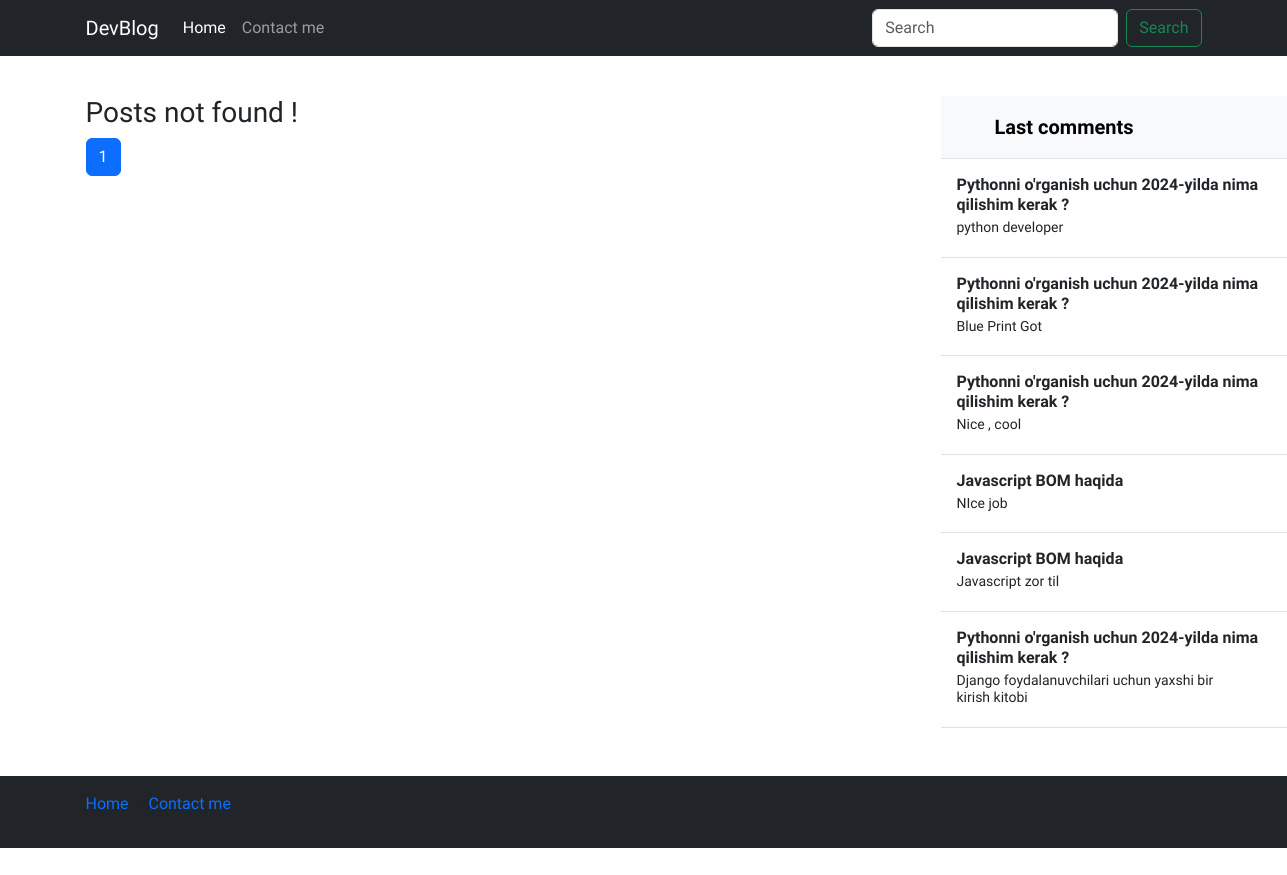
Page /front-end/posts on the committed database.
### blog/models.py (models this page shows, shortened)
class Comment(models.Model):
    author = models.CharField(verbose_name="Comment author",max_length=100,blank=False)
    comment = models.TextField(verbose_name="Comment")
    post = models.ForeignKey(Post, on_delete=models.CASCADE, related_name='comments')

class Post(models.Model):
    title = models.CharField(verbose_name="Post title",max_length=550)
    body = models.TextField(verbose_name="Post body")
    author = models.CharField(verbose_name="Post author",default="Admin",max_length=100)
    category = models.ForeignKey(Category, on_delete=models.PROTECT,related_name='posts')
    tag = models.ManyToManyField(Tag)
    views = models.PositiveIntegerField(default=0)
    publish_date = models.DateTimeField(verbose_name="Published time",auto_now_add=True)
    published = models.BooleanField(default=True)
    on_top = models.BooleanField(default=False)

### blog/views.py (the view)
# urls.py: path("<category_slug>/posts", views.category_list, name='category_list'),
def category_list(request,category_slug):
    category = Category.objects.get(slug=category_slug)
    posts = Post.objects.filter(category=category)
    last_comments = Comment.objects.all().order_by("-id")[:10]
    paginator = Paginator(posts, 3)
    page_number = request.GET.get("page")
    page_obj = paginator.get_page(page_number)
    return render(request,"index.html",context={"page_obj":page_obj,"last_comments":last_comments} )

### templates/index.html (shortened to what this page needs)
{% load static %}
<!DOCTYPE html>
<html lang="en">
  <head>
    <link rel="stylesheet" href="{% static 'css/style.css' %}" />
    <link
      rel="stylesheet"
      href="https://cdn.jsdelivr.net/npm/bootstrap-icons@1.11.3/font/bootstrap-icons.min.css"
    />
    <link
      href="https://cdn.jsdelivr.net/npm/bootstrap@5.3.2/dist/css/bootstrap.min.css"
      rel="stylesheet"
    />
  </head>
  <body>
    <header>
      <nav class="navbar navbar-expand-md navbar-dark bg-dark mb-4">
        <div class="container">
          <a class="navbar-brand" href="/">DevBlog</a>
          <div class="collapse navbar-collapse" id="navbarCollapse">
            <ul class="navbar-nav me-auto mb-2 mb-md-0">
              <li class="nav-item">
                <a class="nav-link active" aria-current="page" href="#">Home</a>
              </li>
              <li class="nav-item">
                <a class="nav-link" href="#">Contact me</a>
              </li>
            </ul>
            <form
              class="d-flex"
              role="search"
              action="{% url 'blog:search' %}"
              method="get"
            >
              <input
                class="form-control me-2"
                name="query"
                type="search"
                placeholder="Search"
                aria-label="Search"
                control-id="ControlID-1"
              />
              <button
                class="btn btn-outline-success"
                type="submit"
                control-id="ControlID-2"
              >
                Search
              </button>
            </form>
          </div>
        </div>
      </nav>
    </header>
    <main>
      <section>
        <div class="container-md">
          <div class="row">
            <div class="col-sm-12 col-md-9">
              {% for post in page_obj %}
              <div class="card mb-3">
                <div class="card-body">
                  <div class="content">
                    <a
                      href="{% url 'blog:detail' post.id %}"
                      class="text-decoration-none"
                    >
                      <h4 class="card-title fw-bold">{{post.title}}</h4></a
                    >
                    <p class="card-text">{{post.body|truncatewords:'35'}}</p>
                    {% for tag in post.tag.all %}
                    <span class="badge rounded-pill text-bg-secondary"
                      >{{tag.name}}</span
                    >
                    {% endfor %}
                    <br />
                    <span class="badge bg-primary rounded-pill">
                      <i class="bi bi-list-stars"></i>
                      {{post.ratings.all.count}}
                    </span>
                    <span class="badge bg-primary rounded-pill">
                      <i class="bi bi-eye"></i>
                      {{post.views}}
                    </span>
                    <span class="badge bg-primary rounded-pill">
                      <i class="bi bi-chat-square-text"></i>
                      {{post.comments.all.count}}
                    </span>
                    <a
                      href="{% url 'blog:detail' post.id %}"
                      class="btn btn-secondary float-end"
                      >Read</a
                    >
                  </div>
                </div>
              </div>
              {% empty %}
              <h3>Posts not found !</h3>
              {% endfor %}
              <nav aria-label="...">
                <ul class="pagination">
                  {% for page in page_obj.paginator.page_range %}
                  <li class="page-item {% if page_obj.number == page %} active {% endif %}">
                    <a class="page-link" href="?page={{ page }}">{{ page }}</a>
                  </li>
                  {% endfor %}
                </ul>
              </nav>
            </div>
            <div class="col-sm-none col-md-3">
              <div
                class="d-flex flex-column align-items-stretch flex-shrink-0 bg-body-tertiary"
                style="width: 380px"
              >
                <a
                  href="/"
                  class="d-flex align-items-center flex-shrink-0 p-3 link-body-emphasis text-decoration-none border-bottom"
                >
                  <svg class="bi pe-none me-2" width="30" height="24">
                    <use xlink:href="#bootstrap"></use>
                  </svg>
                  <span class="fs-5 fw-semibold">Last comments</span>
                </a>
                <div
                  class="list-group list-group-flush border-bottom scrollarea"
                >
                  {% for comment in last_comments %}
                  <a
                    href="{% url 'blog:detail' comment.post.id %}"
                    class="list-group-item list-group-item-action py-3 lh-sm"
                  >
                    <div
                      class="d-flex w-100 align-items-center justify-content-between"
                    >
                      <strong class="mb-1">{{comment.post.title}}</strong>
                    </div>
                    <div class="col-10 mb-1 small">{{comment.comment}}</div>
                  </a>
                  {% endfor %}
                </div>
              </div>
            </div>
          </div>
        </div>
      </section>
    </main>
    <footer class="footer mt-auto text-white-50 bg-dark">
      <div class="container">
        <div class="row my-5">
          <div class="col-12">
            <nav
              style="--bs-breadcrumb-divider: '|'"
              aria-label="breadcrumb"
              class="py-3"
            >
              <ol class="breadcrumb">
                <li class="breadcrumb-item">
                  <a href="/" class="text-decoration-none">Home</a>
                </li>
                <li class="breadcrumb-item" aria-current="page">
                  <a href="#" class="text-decoration-none">Contact me</a>
                </li>
              </ol>
            </nav>
          </div>
        </div>
      </div>
    </footer>
  </body>
</html>

### staticfiles/css/style.css (style rules this page uses)
* { font-family: 'Onest', sans-serif !important; }

### rows in the picture
Comment: post "Pythonni o'rganish uchun 2024-yilda nima qilishim kerak ?", comment "python developer"
Comment: post "Pythonni o'rganish uchun 2024-yilda nima qilishim kerak ?", comment "Blue Print Got"
Comment: post "Pythonni o'rganish uchun 2024-yilda nima qilishim kerak ?", comment "Nice , cool"
Comment: post "Javascript BOM haqida", comment "NIce job"
Comment: post "Javascript BOM haqida", comment "Javascript zor til"
Comment: post "Pythonni o'rganish uchun 2024-yilda nima qilishim kerak ?", comment "Django foydalanuvchilari uchun yaxshi bir kirish kitobi"

### other values in the picture
{{ page }} "1"
